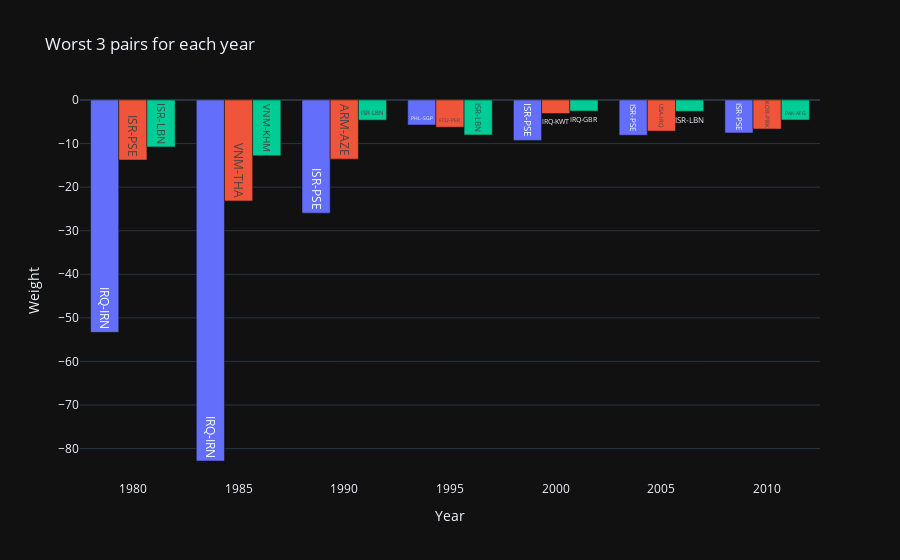
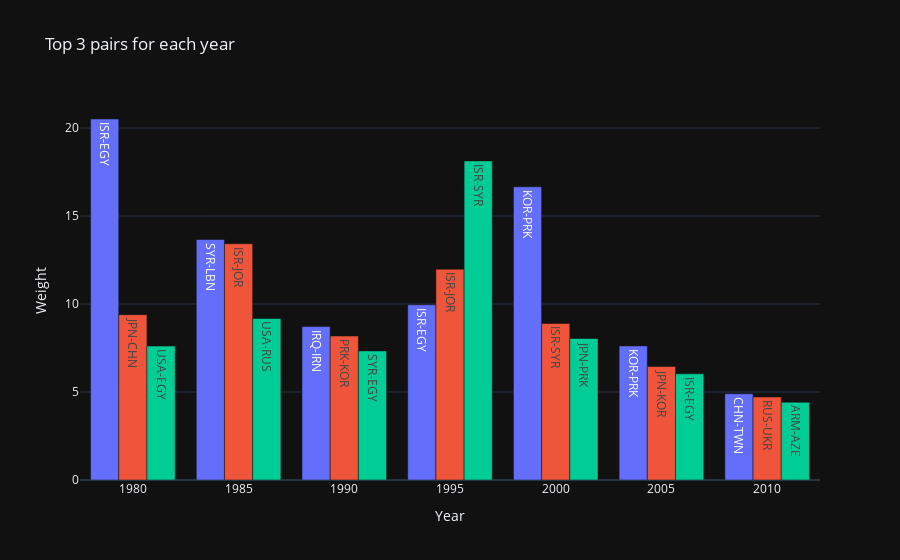

Notebook code cell kept with these figures, in order:
### Code cell
# For each year we select the worse 10 pairs
k = 3
# Take every 5 years
worst_pairs = df_pair_noindex[df_pair_noindex['year'] % 5 == 0]
worst_pairs = worst_pairs.groupby('year').apply(lambda x: x.nsmallest(k, 'weight'))
worst_pairs = worst_pairs.reset_index(drop=True)
# Sort by year
worst_pairs = worst_pairs.sort_values('year')
# Plot the worst pairs  
plot_pairs(worst_pairs, k, title='Worst')

# Top pairs
top_pairs = df_pair_noindex[df_pair_noindex['year'] % 5 == 0]
top_pairs = top_pairs.groupby('year').apply(lambda x: x.nlargest(k, 'weight'))
top_pairs = top_pairs.reset_index(drop=True)
# Sort by year
top_pairs = top_pairs.sort_values('year')
# Plot the worst pairs
plot_pairs(top_pairs, k, title='Top')

### Figure 1 — Plotly figure (JSON) as saved in the notebook; plotly's stock layout.template omitted (floating-point values rounded to 4 significant figures)
{"data": [{"text": ["IRQ-IRN", "IRQ-IRN", "ISR-PSE", "PHL-SGP", "ISR-PSE", "ISR-PSE", "ISR-PSE"], "x": [1980, 1985, 1990, 1995, 2000, 2005, 2010], "y": [-53.32, -82.85, -25.97, -5.744, -9.271, -8.094, -7.55], "type": "bar"}, {"text": ["ISR-PSE", "VNM-THA", "ARM-AZE", "ECU-PER", "IRQ-KWT", "USA-IRQ", "KOR-PRK"], "x": [1980, 1985, 1990, 1995, 2000, 2005, 2010], "y": [-13.78, -23.16, -13.57, -6.25, -3.097, -7.136, -6.656], "type": "bar"}, {"text": ["ISR-LBN", "VNM-KHM", "ISR-LBN", "ISR-LBN", "IRQ-GBR", "ISR-LBN", "PAK-AFG"], "x": [1980, 1985, 1990, 1995, 2000, 2005, 2010], "y": [-10.76, -12.8, -4.629, -8.015, -2.543, -2.609, -4.592], "type": "bar"}], "layout": {"xaxis": {"categoryorder": "array", "categoryarray": [1979, 1980, 1981, 1982, 1983, 1984, 1985, 1986, 1987, 1988, 1989, 1990, 1991, 1992, 1993, 1994, 1995, 1996, 1997, 1998, 1999, 2000, 2001, 2002, 2003, 2004, 2005, 2006, 2007, 2008, 2009, 2010, 2011, 2012, 2013, 2014], "title": {"text": "Year"}}, "barmode": "group", "showlegend": false, "title": {"text": "Worst 3 pairs for each year"}, "yaxis": {"title": {"text": "Weight"}}}}

### Figure 2 — Plotly figure (JSON) as saved in the notebook; plotly's stock layout.template omitted (floating-point values rounded to 4 significant figures)
{"data": [{"text": ["ISR-EGY", "SYR-LBN", "IRQ-IRN", "ISR-EGY", "KOR-PRK", "KOR-PRK", "CHN-TWN"], "x": [1980, 1985, 1990, 1995, 2000, 2005, 2010], "y": [20.51, 13.66, 8.719, 9.954, 16.66, 7.619, 4.904], "type": "bar"}, {"text": ["JPN-CHN", "ISR-JOR", "PRK-KOR", "ISR-JOR", "ISR-SYR", "JPN-KOR", "RUS-UKR"], "x": [1980, 1985, 1990, 1995, 2000, 2005, 2010], "y": [9.396, 13.42, 8.181, 11.98, 8.894, 6.447, 4.72], "type": "bar"}, {"text": ["USA-EGY", "USA-RUS", "SYR-EGY", "ISR-SYR", "JPN-PRK", "ISR-EGY", "ARM-AZE"], "x": [1980, 1985, 1990, 1995, 2000, 2005, 2010], "y": [7.609, 9.177, 7.337, 18.13, 8.04, 6.034, 4.416], "type": "bar"}], "layout": {"xaxis": {"categoryorder": "array", "categoryarray": [1979, 1980, 1981, 1982, 1983, 1984, 1985, 1986, 1987, 1988, 1989, 1990, 1991, 1992, 1993, 1994, 1995, 1996, 1997, 1998, 1999, 2000, 2001, 2002, 2003, 2004, 2005, 2006, 2007, 2008, 2009, 2010, 2011, 2012, 2013, 2014], "title": {"text": "Year"}}, "barmode": "group", "showlegend": false, "title": {"text": "Top 3 pairs for each year"}, "yaxis": {"title": {"text": "Weight"}}}}
